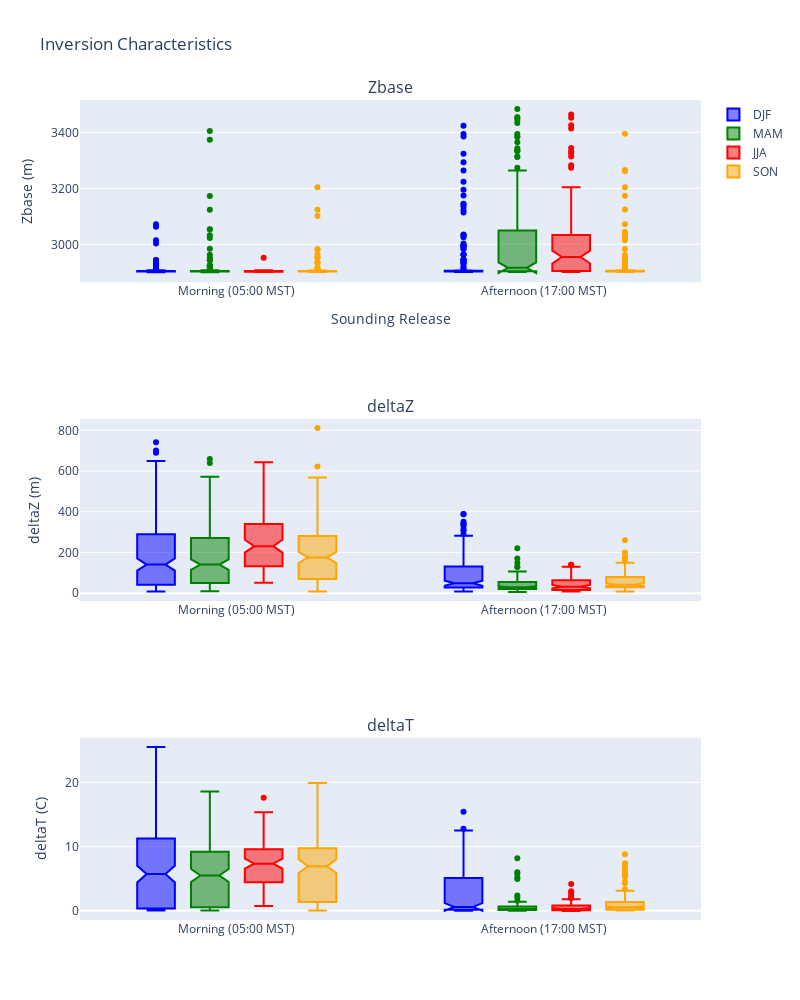

The cell this chart's notebook holds for it:
### Code cell
df = pd.concat([df_22, df_23])
# drop any rows where Zbase is > 3500 m
df = df[df.Zbase < 3500]
# with the dataframe make three subplots of Zbase, Ztop, and deltaT,
fig = make_subplots(rows=3, cols=1, subplot_titles=('Zbase', 'deltaZ', 'deltaT'), shared_xaxes=False)

# now just December, January, and February
df_DJF = df[(df.index.month == 12) | (df.index.month == 1) | (df.index.month == 2)]
# now just JJA
df_JJA = df[(df.index.month == 6) | (df.index.month == 7) | (df.index.month == 8)]
# now MAM
df_MAM = df[(df.index.month == 3) | (df.index.month == 4) | (df.index.month == 5)]
# now SON
df_SON = df[(df.index.month == 9) | (df.index.month == 10) | (df.index.month == 11)]

# Zbase
fig.add_trace(go.Box(y=df_DJF.Zbase, x=df_DJF.sounding, name='DJF', notched=True, marker_color='blue', offsetgroup='1'), row=1, col=1)
fig.add_trace(go.Box(y=df_MAM.Zbase, x=df_MAM.sounding, name='MAM', notched=True, marker_color='green', offsetgroup='2'), row=1, col=1)
fig.add_trace(go.Box(y=df_JJA.Zbase, x=df_JJA.sounding, name='JJA', notched=True, marker_color='red',  offsetgroup='3'), row=1, col=1)
fig.add_trace(go.Box(y=df_SON.Zbase, x=df_SON.sounding, name='SON', notched=True, marker_color='orange',offsetgroup='4'), row=1, col=1)

# deltaZ
fig.add_trace(go.Box(y=df_DJF.deltaZ, x=df_DJF.sounding,dx=0, name='DJF',notched=True,showlegend=False,marker_color='blue', offsetgroup='1'), row=2, col=1)
fig.add_trace(go.Box(y=df_MAM.deltaZ, x=df_MAM.sounding,dx=0, name='MAM',notched=True,showlegend=False,marker_color='green', offsetgroup='2'), row=2, col=1)
fig.add_trace(go.Box(y=df_JJA.deltaZ, x=df_JJA.sounding,dx=0, name='JJA',notched=True,showlegend=False,marker_color='red',  offsetgroup='3'), row=2, col=1)
fig.add_trace(go.Box(y=df_SON.deltaZ, x=df_SON.sounding,dx=0, name='SON',notched=True,showlegend=False,marker_color='orange',offsetgroup='4'), row=2, col=1)

# deltaT, 
fig.add_trace(go.Box(y=df_DJF.deltaT, x=df_DJF.sounding,dx=0,name='DJF', notched=True,showlegend=False,marker_color='blue', offsetgroup='1'), row=3, col=1)
fig.add_trace(go.Box(y=df_MAM.deltaT, x=df_MAM.sounding,dx=0,name='MAM', notched=True,showlegend=False,marker_color='green', offsetgroup='2'), row=3, col=1)
fig.add_trace(go.Box(y=df_JJA.deltaT, x=df_JJA.sounding,dx=0,name='JJA', notched=True,showlegend=False,marker_color='red',  offsetgroup='3'), row=3, col=1)
fig.add_trace(go.Box(y=df_SON.deltaT, x=df_SON.sounding,dx=0,name='SON', notched=True,showlegend=False,marker_color='orange', offsetgroup='4'), row=3, col=1)

fig.update_layout(height=1000, 
                  width=800, 
                  title_text='Inversion Characteristics',
                  boxmode='group',
                  xaxis_zeroline=False,
                  xaxis_title='Sounding Release',
                  yaxis1_title='Zbase (m)',
                    yaxis2_title='deltaZ (m)',
                    yaxis3_title='deltaT (C)',
                    )
                
fig.show()

### Figure 1 — Plotly figure (JSON) as saved in the notebook; plotly's stock layout.template omitted (floating-point values rounded to 4 significant figures; data arrays with more than 128 entries replaced by an {"elided": "..."} marker saying what was removed)
{"data": [{"marker": {"color": "blue"}, "name": "DJF", "notched": true, "offsetgroup": "1", "type": "box", "x": {"elided": "346 str values"}, "xaxis": "x", "y": {"elided": "346 float values"}, "yaxis": "y"}, {"marker": {"color": "green"}, "name": "MAM", "notched": true, "offsetgroup": "2", "type": "box", "x": {"elided": "321 str values"}, "xaxis": "x", "y": {"elided": "321 float values"}, "yaxis": "y"}, {"marker": {"color": "red"}, "name": "JJA", "notched": true, "offsetgroup": "3", "type": "box", "x": {"elided": "183 str values"}, "xaxis": "x", "y": {"elided": "183 float values"}, "yaxis": "y"}, {"marker": {"color": "orange"}, "name": "SON", "notched": true, "offsetgroup": "4", "type": "box", "x": {"elided": "294 str values"}, "xaxis": "x", "y": {"elided": "294 float values"}, "yaxis": "y"}, {"dx": 0, "marker": {"color": "blue"}, "name": "DJF", "notched": true, "offsetgroup": "1", "showlegend": false, "type": "box", "x": {"elided": "346 str values"}, "xaxis": "x2", "y": {"elided": "346 float values"}, "yaxis": "y2"}, {"dx": 0, "marker": {"color": "green"}, "name": "MAM", "notched": true, "offsetgroup": "2", "showlegend": false, "type": "box", "x": {"elided": "321 str values"}, "xaxis": "x2", "y": {"elided": "321 float values"}, "yaxis": "y2"}, {"dx": 0, "marker": {"color": "red"}, "name": "JJA", "notched": true, "offsetgroup": "3", "showlegend": false, "type": "box", "x": {"elided": "183 str values"}, "xaxis": "x2", "y": {"elided": "183 float values"}, "yaxis": "y2"}, {"dx": 0, "marker": {"color": "orange"}, "name": "SON", "notched": true, "offsetgroup": "4", "showlegend": false, "type": "box", "x": {"elided": "294 str values"}, "xaxis": "x2", "y": {"elided": "294 float values"}, "yaxis": "y2"}, {"dx": 0, "marker": {"color": "blue"}, "name": "DJF", "notched": true, "offsetgroup": "1", "showlegend": false, "type": "box", "x": {"elided": "346 str values"}, "xaxis": "x3", "y": {"elided": "346 float values"}, "yaxis": "y3"}, {"dx": 0, "marker": {"color": "green"}, "name": "MAM", "notched": true, "offsetgroup": "2", "showlegend": false, "type": "box", "x": {"elided": "321 str values"}, "xaxis": "x3", "y": {"elided": "321 float values"}, "yaxis": "y3"}, {"dx": 0, "marker": {"color": "red"}, "name": "JJA", "notched": true, "offsetgroup": "3", "showlegend": false, "type": "box", "x": {"elided": "183 str values"}, "xaxis": "x3", "y": {"elided": "183 float values"}, "yaxis": "y3"}, {"dx": 0, "marker": {"color": "orange"}, "name": "SON", "notched": true, "offsetgroup": "4", "showlegend": false, "type": "box", "x": {"elided": "294 str values"}, "xaxis": "x3", "y": {"elided": "294 float values"}, "yaxis": "y3"}], "layout": {"annotations": [{"font": {"size": 16}, "showarrow": false, "text": "Zbase", "x": 0.5, "xanchor": "center", "xref": "paper", "y": 1, "yanchor": "bottom", "yref": "paper"}, {"font": {"size": 16}, "showarrow": false, "text": "deltaZ", "x": 0.5, "xanchor": "center", "xref": "paper", "y": 0.6111, "yanchor": "bottom", "yref": "paper"}, {"font": {"size": 16}, "showarrow": false, "text": "deltaT", "x": 0.5, "xanchor": "center", "xref": "paper", "y": 0.2222, "yanchor": "bottom", "yref": "paper"}], "boxmode": "group", "height": 1000, "title": {"text": "Inversion Characteristics"}, "width": 800, "xaxis": {"anchor": "y", "domain": [0, 1], "title": {"text": "Sounding Release"}, "zeroline": false}, "xaxis2": {"anchor": "y2", "domain": [0, 1]}, "xaxis3": {"anchor": "y3", "domain": [0, 1]}, "yaxis": {"anchor": "x", "domain": [0.7778, 1], "title": {"text": "Zbase (m)"}}, "yaxis2": {"anchor": "x2", "domain": [0.3889, 0.6111], "title": {"text": "deltaZ (m)"}}, "yaxis3": {"anchor": "x3", "domain": [0, 0.2222], "title": {"text": "deltaT (C)"}}}}
